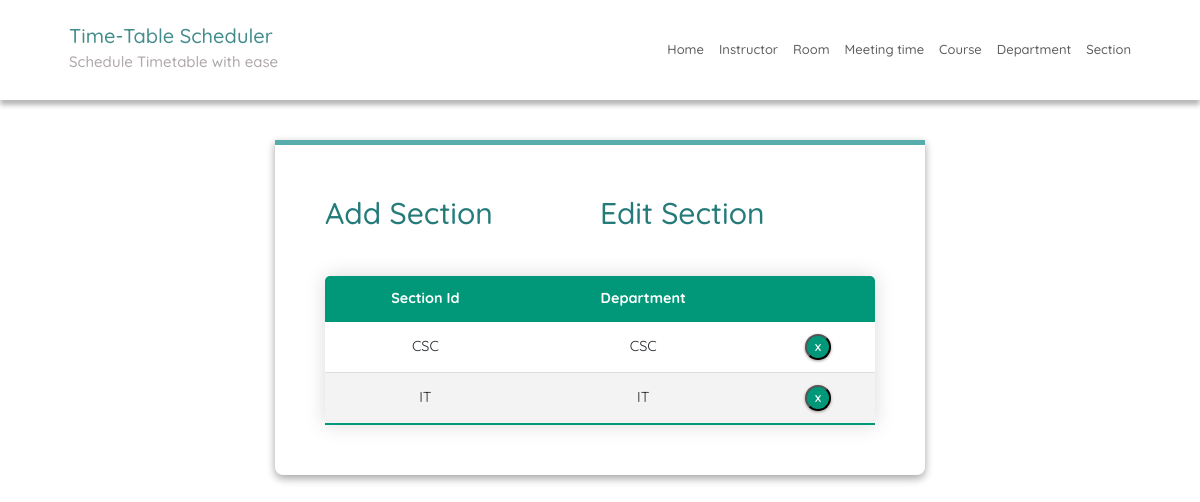
/sectionEdit/, run on the app's committed database.
### SchedulerApp/models.py (models this page shows, shortened)
class Section(models.Model):
    section_id = models.CharField(max_length=25, primary_key=True)
    department = models.ForeignKey(Department, on_delete=models.CASCADE)
    course = models.ForeignKey(Course,
                               on_delete=models.CASCADE,
                               blank=True,
                               null=True)
    meeting_time = models.ForeignKey(MeetingTime,
                                     on_delete=models.CASCADE,
                                     blank=True,
                                     null=True)
    room = models.ForeignKey(Room,
                             on_delete=models.CASCADE,
                             blank=True,
                             null=True)
    instructor = models.ForeignKey(Instructor,
                                   on_delete=models.CASCADE,
                                   blank=True,
                                   null=True)

class Department(models.Model):
    dept_name = models.CharField(max_length=50)
    courses = models.ManyToManyField(Course)
    def __str__(self):
        return self.dept_name

### SchedulerApp/views.py (the view)
# urls.py: path('sectionEdit/', sectionEdit, name='sectionEdit'),
def sectionEdit(request):
    context = {'sections': Section.objects.all()}
    return render(request, 'sectionEdit.html', context)

### SchedulerApp/templatetags/index.py (called while the page is built)
    def render(self, context):
        path = context['request'].path
        for p in self.patterns:
            pValue = template.Variable(p).resolve(context)
            if path == pValue:
                return 'active'
        return ''

### templates/sectionEdit.html (shortened to what this page needs)
{% extends 'base.html' %}
{% block content %}
{% load static %}
<fieldset class="fieldset">
  <div class="tablink">
    <a href="{% url 'sectionAdd'%}">
      <h1 onclick="openPage('new')" id="defaultOpen">Add Section</h1>
    </a>
    <h1 onclick="openPage('edit')" id="link_to_edit">Edit Section</h1>
  </div>
  <div class="tabcontent" id="edit">
    <table class="editTable">
      <thead>
        <tr class="table-headers">
          <th>Section Id</th>
          <th>Department</th>
          <th class="empty"></th>
        </tr>
      </thead>
      <tbody>
        {% for sec in sections %}
        <tr>
          <td>{{sec.section_id}}</td>
          <td>{{sec.department}}</td>
          <td class="empty">
            <form action="{% url 'deletesection' sec.section_id %}" method="post">
              <input type="submit" value="X" class="cross">
            </form>
          </td>
        </tr>
        {% endfor %}
      </tbody>
    </table>
  </div>
</fieldset>
{% endblock %}

### static/CSS/style.css (style rules this page uses)
:root { --green1: #57ACAC; --green2: #38c0b3; --green3: #257a7a; --green4: #0FCD9D; --green5: #01d7a7; --green6: #00BE8E; --green7: #009879; --white: #fff; --grey: #aaa; --dark-grey: #444; --light-grey: #a29999; --lighter-grey: #dddddd; --lightest-grey: #f3f3f3; --box-shadow: #9e9292; }
html { font-size: 100%; box-sizing: border-box; scroll-behavior: smooth; }
html, body { margin: 0; padding: 0; width: 100vw; min-height: 100%; text-rendering: optimizeLegibility; font-family: "Quicksand", sans-serif; font-size: 62.5%; }
body { position: relative; }
a { text-decoration: none; }
fieldset { padding: 50px; border-radius: 0 0 8px 8px; background: transparent; box-shadow: rgba(0, 0, 0, 0.145) 0px 4px 8px, rgba(0, 0, 0, 0.24) 0px 3px 8px; border-top: 5px solid var(--green1); }
.fieldset { min-width: 65rem; font-size: 1.6rem; }
.tablink { display: grid; grid-template-columns: 1fr 1fr; }
.tablink h1 { color: var(--green3); padding-bottom: 2rem; cursor: pointer; font-size: 3rem; }
.tabcontent { display: grid; gap: 3rem; }
.editTable, .timetable { border-collapse: collapse; margin-top: 2rem; font-size: 0.9em; min-width: 40rem; border-radius: 5px 5px 0 0; overflow: hidden; box-shadow: 0 0 20px rgba(0, 0, 0, 0.15); text-align: center; }
.editTable thead tr, .timetable thead tr { background-color: var(--green7); color: var(--white); font-weight: bold; }
.editTable th, .editTable td, .timetable th, .timetable td { padding: 1.2rem 1.5rem; }
.editTable tbody tr, .timetable tbody tr { border-bottom: 1px solid var(--lighter-grey); }
.editTable tbody tr:nth-of-type(even), .timetable tbody tr:nth-of-type(even) { background-color: var(--lightest-grey); }
.editTable tbody tr:last-of-type, .timetable tbody tr:last-of-type { border-bottom: 2px solid var(--green7); }
.empty form { display: flex; justify-content: center; }
.cross { border-radius: 50%; font-size: 1rem; font-weight: bold; box-shadow: 0px 1px 3px 0px var(--box-shadow); padding: 4px; color: var(--white); background-color: var(--green7); cursor: pointer; width: 2.6rem; height: 2.6rem; }

### data on the page
Section: section_id "CSC", department "CSC"
Section: section_id "IT", department "IT"
